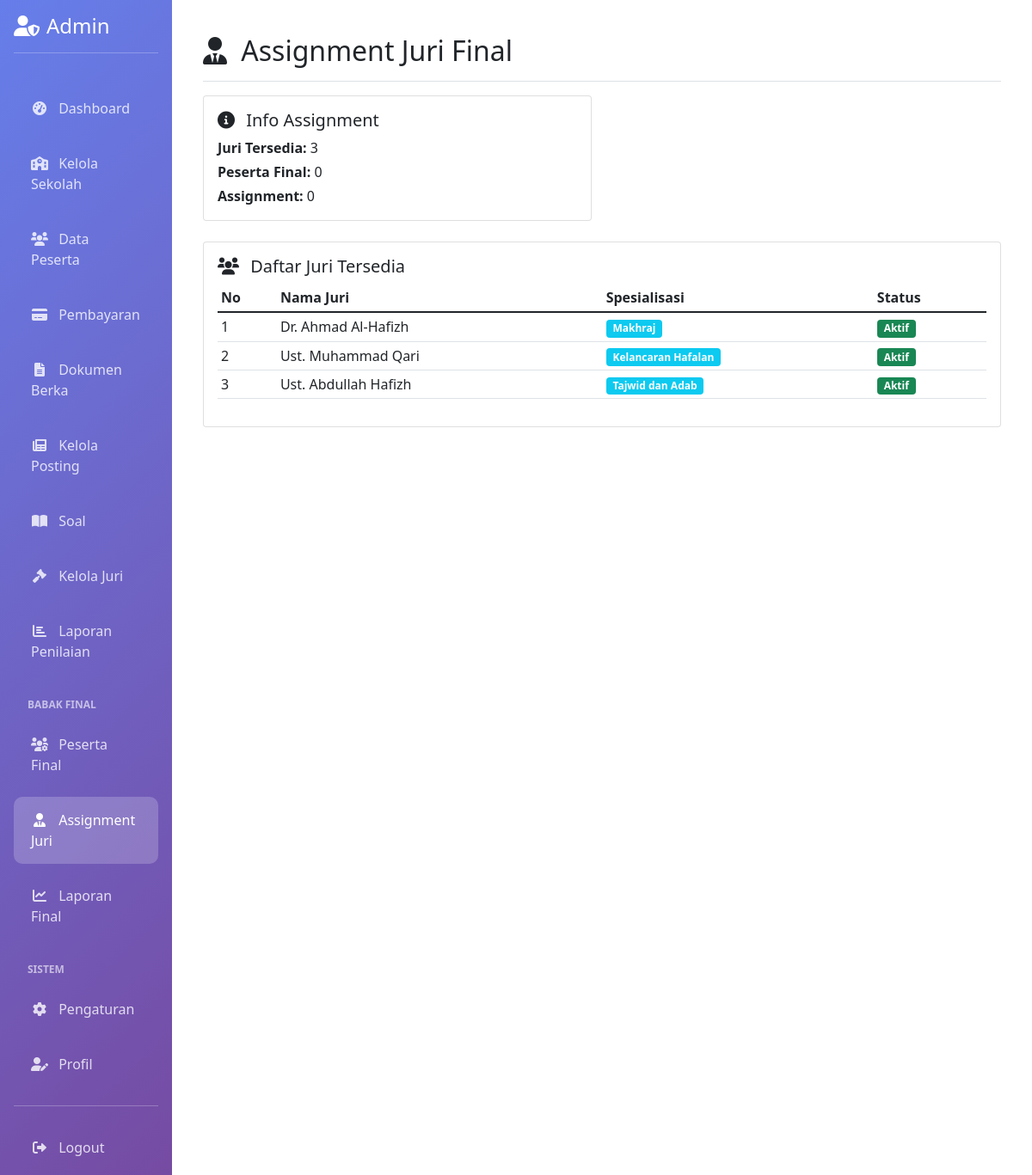
Screenshot of /admin/assignment_juri_final.php (signed in) with the database file from the repository.
### tables this page shows
CREATE TABLE juri (
    id INT AUTO_INCREMENT PRIMARY KEY,
    nama_lengkap VARCHAR(100) NOT NULL,
    username VARCHAR(50) NOT NULL UNIQUE,
    password VARCHAR(255) NOT NULL,
    email VARCHAR(100),
    no_hp VARCHAR(15),
    spesialisasi VARCHAR(100),
    status ENUM('Aktif', 'Nonaktif') DEFAULT 'Aktif',
    created_at TIMESTAMP DEFAULT CURRENT_TIMESTAMP,
    updated_at TIMESTAMP DEFAULT CURRENT_TIMESTAMP ON UPDATE CURRENT_TIMESTAMP
);

### admin/assignment_juri_final.php (the view, shortened to what this page needs)
<?php
require_once '../config/database.php';
$query_assignment = "
    SELECT
        ajf.*,
        j.nama_lengkap as nama_juri,
        j.spesialisasi,
        pf.peringkat_penyisihan,
        p.nama_lengkap as nama_peserta,
        p.nisn,
        s.nama_sekolah
    FROM assignment_juri_final ajf
    JOIN juri j ON ajf.juri_id = j.id
    JOIN peserta_final pf ON ajf.peserta_final_id = pf.id
    JOIN peserta p ON pf.peserta_id = p.id
    JOIN sekolah s ON p.sekolah_id = s.id
    ORDER BY pf.peringkat_penyisihan
";
$result_assignment = $pdo->query($query_assignment);
$assignment_list = $result_assignment->fetchAll();
$query_juri = "SELECT * FROM juri WHERE status = 'Aktif' ORDER BY id";
$result_juri = $pdo->query($query_juri);
$juri_list = $result_juri->fetchAll();
$query_peserta_final = "
    SELECT
        pf.*,
        p.nama_lengkap,
        p.nisn,
        s.nama_sekolah
    FROM peserta_final pf
    JOIN peserta p ON pf.peserta_id = p.id
    JOIN sekolah s ON p.sekolah_id = s.id
    WHERE pf.status = 'Aktif'
    ORDER BY pf.peringkat_penyisihan
";
$result_peserta_final = $pdo->query($query_peserta_final);
$peserta_final_list = $result_peserta_final->fetchAll();
?>
<!DOCTYPE html>
<html lang="id">
<head>
    <link href="https://cdn.jsdelivr.net/npm/bootstrap@5.1.3/dist/css/bootstrap.min.css" rel="stylesheet">
    <link href="https://cdnjs.cloudflare.com/ajax/libs/font-awesome/6.0.0/css/all.min.css" rel="stylesheet">
</head>
<body>
    <div class="container-fluid">
        <div class="row">
            <?php include 'menu.php'; ?>
            <div class="col-md-9 col-lg-10">
                <div class="p-4">
                <div class="d-flex justify-content-between flex-wrap flex-md-nowrap align-items-center pt-3 pb-2 mb-3 border-bottom">
                    <h1 class="h2">
                        <i class="fas fa-user-tie me-2"></i>
                        Assignment Juri Final
                    </h1>
                </div>
                <div class="row mb-4">
                    <div class="col-md-6">
                        <div class="card">
                            <div class="card-body">
                                <h5 class="card-title">
                                    <i class="fas fa-info-circle me-2"></i>
                                    Info Assignment
                                </h5>
                                <p class="mb-1"><strong>Juri Tersedia:</strong> <?php echo count($juri_list); ?></p>
                                <p class="mb-1"><strong>Peserta Final:</strong> <?php echo count($peserta_final_list); ?></p>
                                <p class="mb-0"><strong>Assignment:</strong> <?php echo count($assignment_list); ?></p>
                            </div>
                        </div>
                    </div>
                </div>
                <?php if (!empty($juri_list)): ?>
                    <div class="row mt-4">
                        <div class="col-12">
                            <div class="card">
                                <div class="card-body">
                                    <h5 class="card-title">
                                        <i class="fas fa-users me-2"></i>
                                        Daftar Juri Tersedia
                                    </h5>
                                    <div class="table-responsive">
                                        <table class="table table-sm">
                                            <thead>
                                                <tr>
                                                    <th>No</th>
                                                    <th>Nama Juri</th>
                                                    <th>Spesialisasi</th>
                                                    <th>Status</th>
                                                </tr>
                                            </thead>
                                            <tbody>
                                                <?php foreach ($juri_list as $index => $juri): ?>
                                                    <tr>
                                                        <td><?php echo $index + 1; ?></td>
                                                        <td><?php echo htmlspecialchars($juri['nama_lengkap']); ?></td>
                                                        <td>
                                                            <span class="badge bg-info">
                                                                <?php echo htmlspecialchars($juri['spesialisasi']); ?>
                                                            </span>
                                                        </td>
                                                        <td>
                                                            <span class="badge bg-success">
                                                                <?php echo $juri['status']; ?>
                                                            </span>
                                                        </td>
                                                    </tr>
                                                <?php endforeach; ?>
                                            </tbody>
                                        </table>
                                    </div>
                                </div>
                            </div>
                        </div>
                    </div>
                <?php endif; ?>
                </div>
            </div>
        </div>
    </div>
</body>
</html>

### rows the page displays
juri: nama_lengkap "Dr. Ahmad Al-Hafizh", spesialisasi "Makhraj", status "Aktif"
juri: nama_lengkap "Ust. Muhammad Qari", spesialisasi "Kelancaran Hafalan", status "Aktif"
juri: nama_lengkap "Ust. Abdullah Hafizh", spesialisasi "Tajwid dan Adab", status "Aktif"

### other values shown
count($juri_list) "3"
count($peserta_final_list) "0"
count($assignment_list) "0"
